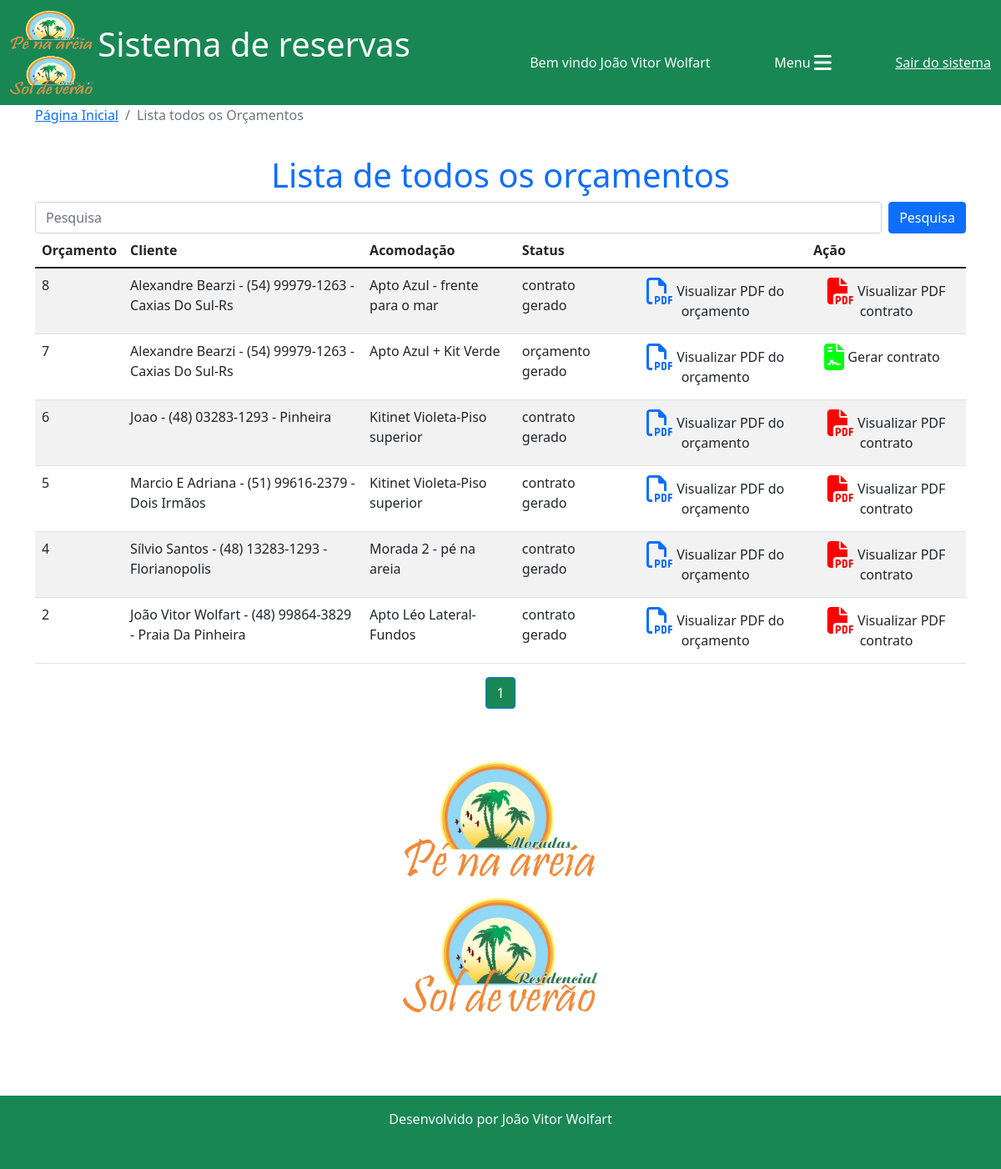
The app's page /reservas/lista_orçamentos_geral/?p=2&termo_cliente= (signed in), older data.
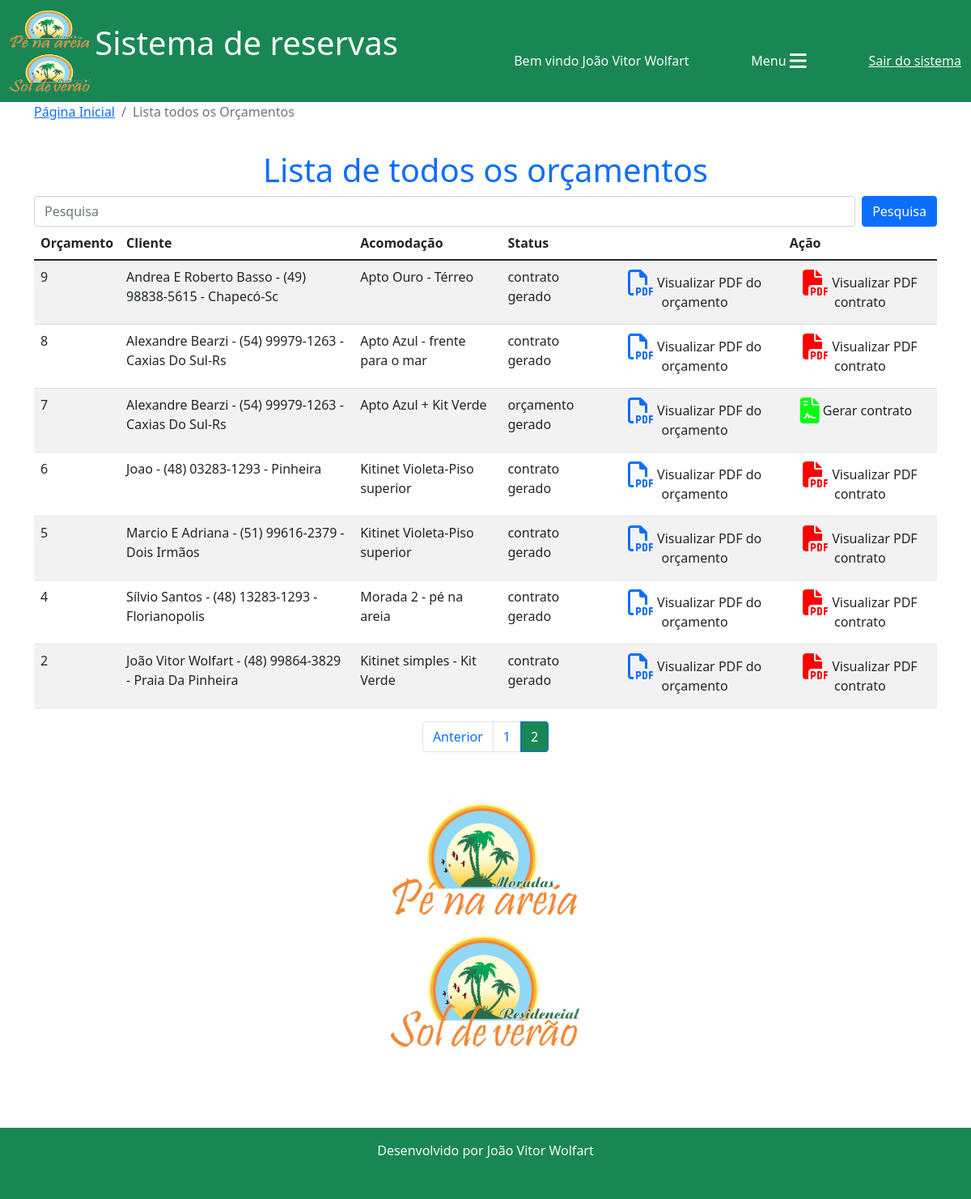
The same page, newer data.
### reservas/models.py (models this page shows, shortened)
class Orcamento(models.Model):
    cliente = models.ForeignKey(Cliente, on_delete=models.CASCADE)
    acomodacao = models.ForeignKey(Acomodacao, on_delete=models.CASCADE)
    data_entrada = models.DateField()
    dia_entrada = models.CharField(max_length=20)
    checkin = models.CharField(max_length=100)
    data_saida = models.DateField()
    dia_saida = models.CharField(max_length=20)
    checkout = models.CharField(max_length=100)
    data_orcamento = models.DateField(default=timezone.now)
    n_ocupantes = models.IntegerField(default=0)
    obs_n_ocupantes = models.CharField(max_length=150, blank=True,)
    n_dias = models.IntegerField()
    valor_diaria = models.DecimalField(default=0, max_digits=7, decimal_places=2)
    taxa_limpeza = models.DecimalField(default=0, max_digits=6, decimal_places=2)
    descontos = models.DecimalField(default=0, max_digits=7, decimal_places=2)
    acrescimos = models.DecimalField(default=0, max_digits=7, decimal_places=2)
    valor_pacote = models.DecimalField(default=0, max_digits=7, decimal_places=2)
    dias_pacote = models.IntegerField(default=0)
    diaria_cheia = models.BooleanField(default=False)
    periodo = models.CharField(max_length=100)
    modificado = models.BooleanField(default=False)
    obs_modificacao = models.CharField(max_length=200, blank=True,)
    eliminado = models.BooleanField(default=False)
    status = models.CharField(max_length=20, choices=(("em digitação", "em digitação"), ("digitação concluída", "digitação concluída"), ("orçamento gerado", "orçamento gerado"), ("contrato gerado", "contrato gerado"),))
    total_valor_reserva = models.DecimalField(default=0, max_digits=7, decimal_places=2)
    confirmado = models.BooleanField(default=False)
    valor_pago = models.DecimalField(default=0, max_digits=7, decimal_places=2)
    valor_extras = models.DecimalField(default=0, max_digits=7, decimal_places=2)
    quitado = models.BooleanField(default=False)

class Cliente(models.Model):
    nome = models.CharField(max_length=30)
    telefone = models.CharField(max_length=20, blank=True,)
    obs = models.CharField(max_length=100)
    dados_adicionais = models.BooleanField(default=False)
    def __str__(self):
        return f"{self.nome} - {self.telefone} - {self.obs}"

class Acomodacao(models.Model):
    nome = models.CharField(max_length=50)
    empreendimento = models.ForeignKey(Empreendimento, on_delete=models.DO_NOTHING)
    tipo = models.CharField(max_length=15)
    quartos = models.IntegerField(blank=True, null=True)
    valor_base = models.DecimalField(max_digits=10, decimal_places=2, blank=True, null=True)
    descricao = models.TextField()
    limite_ideal = models.IntegerField(blank=True, null=True)
    limite_adicional = models.IntegerField(blank=True, null=True)
    aceita_pet = models.BooleanField(default=False)
    def __str__(self):
        return f"{self.nome}"

### reservas/templates/lista_orcamentos_geral.html (shortened to what this page needs)
{% extends 'base.html'%}
{% load static %}
{% block 'conteudo'%}
<nav aria-label="breadcrumb">
  <ol class="breadcrumb">
    <li class="breadcrumb-item"><a href="{% url 'home'%}">Página Inicial</a></li>
    <li class="breadcrumb-item active" aria-current="page">Lista todos os Orçamentos</li>
  </ol>
</nav>
<h1 style="padding-top: 20px;" class="text-center text-primary">Lista de todos os orçamentos</h1>
<div class="col-12">
    <form class="d-flex" action="">
        <input class="form-control me-2" type="search" placeholder="Pesquisa" aria-label="Search" name="termo_cliente">
        <button class="btn btn-primary" type="submit">Pesquisa</button>
    </form>
    <div class="col-12 table-responsive">
        <table class="table table-striped table-hover">
          <thead>
            <tr>
              <th scope="col">Orçamento</th>
              <th scope="col">Cliente</th>
              <th scope="col">Acomodação</th>
              <th scope="col">Status</th>
              <th scope="col"></th>
              <th scope="col">Ação</th>
            </tr>
          </thead>
          <tbody>
            {% for o in orcamentos %}
            <tr>
                <td class="">{{o.id}}</td>
                <td class="">{{o.cliente}}</td>
                <td class="">{{o.acomodacao}}</td>
                <td>{{o.status}}</td>
                {% if o.status == "orçamento gerado" or o.status == "contrato gerado" %}
                <td><a href="{% url 'vizualizar_pdf' o.id%}" target="_blank" class="btn" title="Visualizar PDF"><i class="fa-regular fa-file-pdf fa-2xl text-primary"></i> Visualizar PDF do orçamento</a></td>
                {% else %}
                <td></td>
                {% endif %}
                {% if o.status == "em digitação" %}
                <td><a href="{% url 'finalizar_digitacao' o.id%}" class="btn btn-primary" title="Concluir digitação">Concluir digitação</a></td>
                {% elif o.status == "digitação concluída" %}
                <td><a href="{% url 'gera_pdf_orc' o.id%}" target="_blank" class="btn btn-secondary" title="Gerar PDF">Gerar PDF do orçamento</a></td>
                {% elif o.status == "orçamento gerado" %}
                <td><a href="{% url 'gerar_contrato' o.id%}" class="btn" title="Gerar contrato"><i class="fa-sharp fa-solid fa-file-contract fa-beat fa-2xl" style="color: #00ff11;"></i> Gerar contrato</a></td>
                {% else %}
                <td><a href="{% url 'visualizar_pdf_contrato' o.id%}" target="_blank" class="btn" title="Visualizar PDF contrato"><i class="fa-solid fa-file-pdf fa-flip fa-2xl" style="color: #ff0000;"></i> Visualizar PDF contrato</a></td>
                {% endif %}
            </tr>
            {% endfor %}
          </tbody>
        </table>
</div>
</div>
<nav aria-label="Page navigation example">
    <ul class="pagination justify-content-center">
      {%if orcamentos.has_previous%}
      <li class="page-item">
        <a class="page-link" href="?p={{orcamentos.previous_page_number}}&termo_cliente={{termo_cliente}}">Anterior</a>
      </li>
      {%endif%}
      {%for pagina in orcamentos.paginator.page_range%}
      {%if orcamentos.number == pagina%}
        <li class="page-item active"><a class="page-link bg-success" href="?p={{pagina}}&termo_cliente={{termo_cliente}}">{{pagina}}</a></li>
      {% elif orcamentos.number > pagina|add:'-3'  and orcamentos.number < pagina|add:'3'%}
        <li class="page-item"><a class="page-link" href="?p={{pagina}}&termo_cliente={{termo_cliente}}">{{pagina}}</a></li>
      {%endif%}
      {%endfor%}
    </ul>
  </nav>
<div class="row">
    <div style="height: 400px; text-align: center;">
      <img src="{% static 'img/logo1.png'%}" alt="" class="image-fluid mt-5" style="height: 300px; margin: 0 auto;">
    </div>
</div>
{% endblock %}

Row changes from the older to the newer data that the page shows:
added Orcamento: id "9", cliente "Andrea E Roberto Basso - (49) 98838-5615 - Chapecó-Sc", acomodacao "Apto Ouro - Térreo", status "contrato gerado", shows "Visualizar PDF do orçamento", shows "Visualizar PDF contrato"
changed Orcamento "João Vitor Wolfart - (48) 99864-3829 - Praia Da Pinheira": acomodacao "Apto Léo Lateral-Fundos" → "Kitinet simples - Kit Verde"
Text that changed along with them:
text now shown: "Anterior"
list line gone: "1"
new list line: "1"
new list line: "2"
